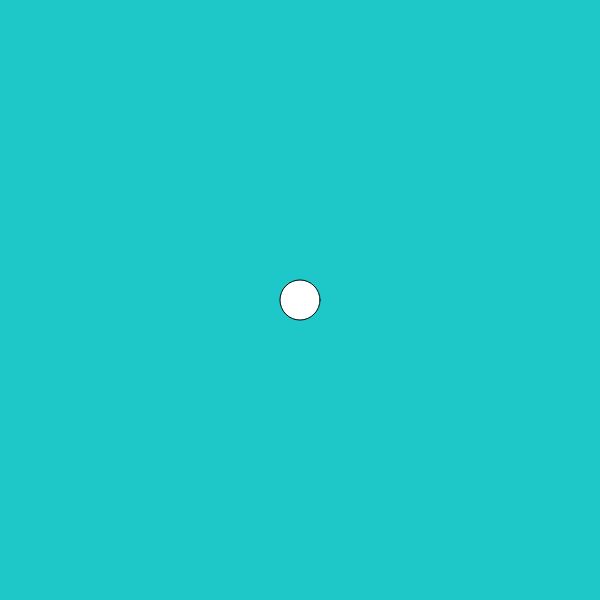
Frame 1 (no input)
Frame 60 (no input): identical to frame 1, image omitted
Frame 120 (the mouse pressed at the canvas centre since frame 60): identical to frame 1, image omitted

The p5.js sketch that drew this single still picture (run headless with seeded random() and noise() and a simulated clock; from frame 60 on, the mouse is pressed at the canvas centre):

// p5.js sketch
// ── sketch.js
var circleX = 300;
var circleY = 300;

function setup() {
  createCanvas(600, 600);
}

function draw() {
  background(30, 200, 200);
  ellipse(circleX, circleY, 40, 40);
  

  if (keyIsPressed) {
    
    if (keyCode == UP_ARROW) {
      circleY -= 5;
    }
    else if (keyCode == DOWN_ARROW) {
      circleY += 5;
    }
    else if (keyCode == RIGHT_ARROW) {
      circleX += 5;
    }
    else if (keyCode == LEFT_ARROW) {
      circleX -= 5;
    }
  }
  
  
}//end of draw
